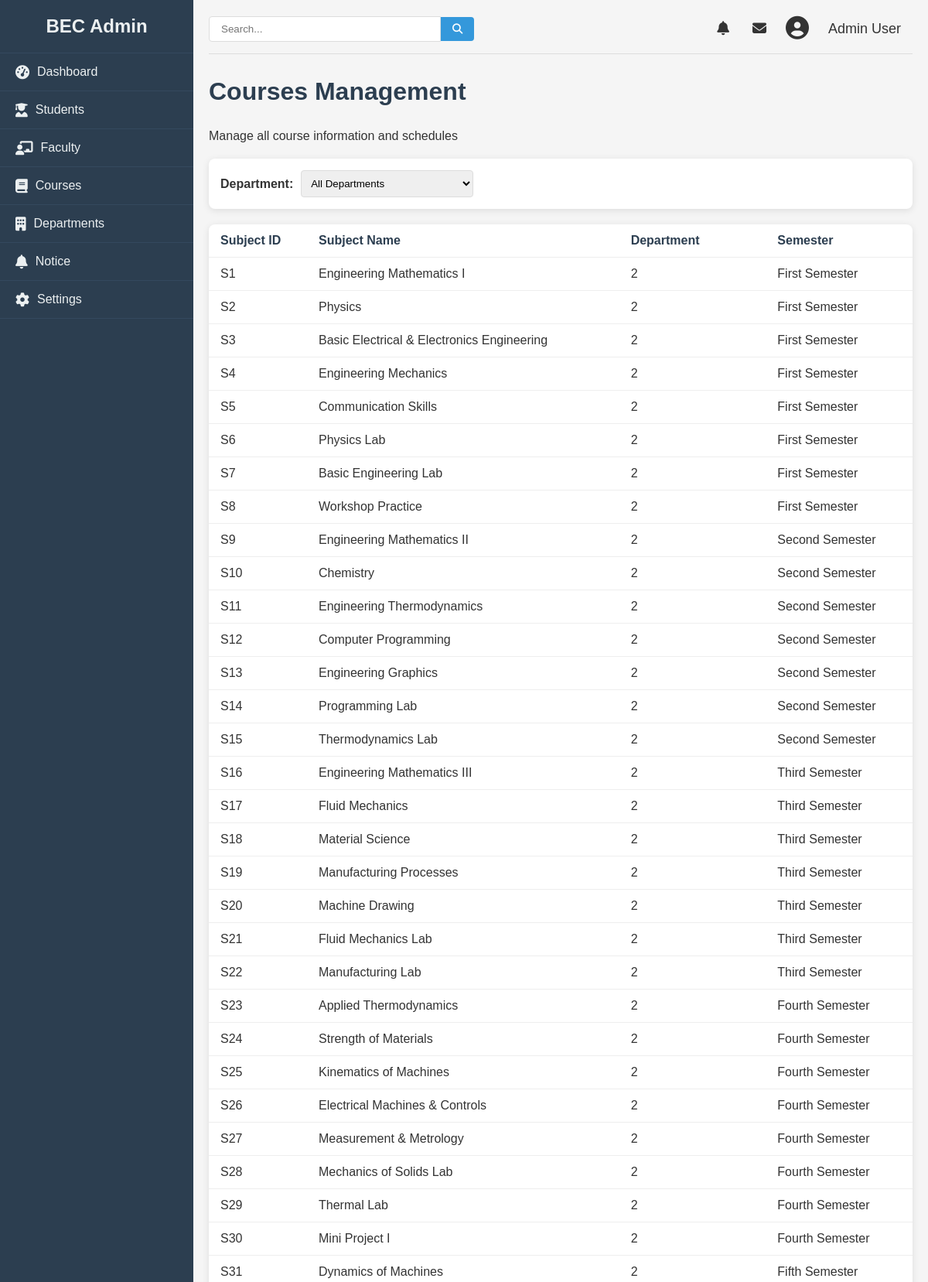
The page /admin/courses (signed in, upper part) on the database its author committed.
### college/model.py (models this page shows, shortened)
class Subject(db.Model):
    id = db.Column(db.Integer, primary_key=True)
    name = db.Column(db.String(100), nullable=False)
    semester = db.Column(db.String(100), nullable=False)
    dep_id = db.Column(db.Integer, db.ForeignKey('department.id'), nullable=False)

### college/admin/adminroute.py (the view)
@app.route("/admin/courses", methods = ["GET", "POST"])
def cours():
    logged = 'user_id' in session
    if logged:
        subjects = Subject.query.all()
        return render_template("courses.html", subjects=subjects, departments= dep)
    else:
        return redirect(url_for("login"))

### college/admin/templates/courses.html (shortened to what this page needs)
{% from "macro/cmsnav.html" import cmsnav%}
{%extends "admbase.html"%}
{%block head%}
    <link rel="stylesheet" href="{{url_for('static', filename='css/styles.css')}}">
    <link rel="stylesheet" href="https://cdnjs.cloudflare.com/ajax/libs/font-awesome/6.4.0/css/all.min.css">
{%endblock%}
{%block content%}
    <div class="container" w-tid="21">
        {{cmsnav()}}
        <main class="main-content" w-tid="111">
            <header class="top-header" w-tid="113">
                <div class="search-box" w-tid="115">
                    <input type="text" placeholder="Search..." w-tid="117"/>
                    <button w-tid="119"><i class="fas fa-search" w-tid="121"></i></button>
                </div>
                <div class="user-profile" w-tid="123">
                    <span class="notification" w-tid="125"><i class="fas fa-bell" w-tid="127"></i></span>
                    <span class="message" w-tid="129"><i class="fas fa-envelope" w-tid="131"></i></span>
                    <div class="profile-img" w-tid="133">
                        <i class="fas fa-user-circle" w-tid="135"></i>
                    </div>
                    <span class="username" w-tid="137">Admin User</span>
                </div>
            </header>
            <div id="dashboard-page" class="content-section" w-tid="139">
                <div class="dashboard" w-tid="141">
                    <h1 w-tid="357">Courses Management</h1>
                    <div class="students-header" w-tid="359">
                        <p w-tid="361">Manage all course information and schedules</p>
                    </div>
                    <div class="student-filters" w-tid="1751">
                        <div class="filter-group" w-tid="1753">
                            <label w-tid="1755">Department:</label>
                            <select w-tid="1757">
                                <option w-tid="375">All Departments</option>
                            </select>
                        </div>
                    </div>
                    <div class="students-table" w-tid="1797">
                        <table w-tid="1799">
                            <thead w-tid="1801">
                                <tr w-tid="1803">
                                    <th w-tid="1805">Subject ID</th>
                                    <th w-tid="1807">Subject Name</th>
                                    <th w-tid="1809">Department</th>
                                    <th w-tid="1809">Semester</th>
                                </tr>
                            </thead>
                            {%for subject in subjects: %}
                            <tbody w-tid="1823">
                                <tr w-tid="1825">
                                    <td w-tid="1827">S{{subject.id}}</td>
                                    <td w-tid="1829">{{subject.name}}</td>
                                    <td w-tid="1831">{{subject.dep_id}}</td>
                                    <td w-tid="1831">{{subject.semester}}</td>
                                    {%endfor%}
                                </tr>
                            </tbody>
                        </table>
                    </div>
                </div>
            </div>
        </main>
    </div>
    {%endblock%}

### college/static/css/styles.css (style rules this page uses)
* { margin: 0; padding: 0; box-sizing: border-box; }
body { font-family: Arial, sans-serif; background-color: #f5f5f5; color: #333; }
.container { display: flex; min-height: 100vh; }
.main-content { flex: 1; padding: 20px; }
.top-header { display: flex; justify-content: space-between; align-items: center; margin-bottom: 30px; padding-bottom: 15px; border-bottom: 1px solid #ddd; }
.search-box { display: flex; align-items: center; }
.search-box input { padding: 8px 15px; border: 1px solid #ddd; border-radius: 4px 0 0 4px; width: 300px; }
.search-box button { background: #3498db; color: white; border: none; padding: 8px 15px; border-radius: 0 4px 4px 0; cursor: pointer; }
.user-profile { display: flex; align-items: center; }
.user-profile span { margin: 0 15px; font-size: 18px; cursor: pointer; }
.profile-img { font-size: 30px; margin: 0 10px; }
.dashboard h1 { margin-bottom: 30px; color: #2c3e50; }
table { width: 100%; border-collapse: collapse; }
th, td { padding: 12px 15px; text-align: left; border-bottom: 1px solid #eee; }
th { font-weight: bold; color: #2c3e50; }
.content-section { display: none; }
#dashboard-page { display: block; }
.students-header { display: flex; justify-content: space-between; align-items: center; margin-bottom: 20px; }
.student-filters { display: flex; justify-content: space-between; margin-bottom: 20px; background: white; padding: 15px; border-radius: 8px; box-shadow: 0 2px 10px rgba(0, 0, 0, 0.1); }
.filter-group { display: flex; align-items: center; }
.filter-group label { margin-right: 10px; font-weight: bold; }
.filter-group select { padding: 8px; border-radius: 4px; border: 1px solid #ddd; }
.students-table { background: white; border-radius: 8px; box-shadow: 0 2px 10px rgba(0, 0, 0, 0.1); overflow: hidden; }

### rows shown on the page
Subject: id "1", name "Engineering Mathematics I", dep_id "2", semester "First Semester"
Subject: id "2", name "Physics", dep_id "2", semester "First Semester"
Subject: id "3", name "Basic Electrical & Electronics Engineering", dep_id "2", semester "First Semester"
Subject: id "4", name "Engineering Mechanics", dep_id "2", semester "First Semester"
Subject: id "5", name "Communication Skills", dep_id "2", semester "First Semester"
Subject: id "6", name "Physics Lab", dep_id "2", semester "First Semester"
Subject: id "7", name "Basic Engineering Lab", dep_id "2", semester "First Semester"
Subject: id "8", name "Workshop Practice", dep_id "2", semester "First Semester"
Subject: id "9", name "Engineering Mathematics II", dep_id "2", semester "Second Semester"
Subject: id "10", name "Chemistry", dep_id "2", semester "Second Semester"
Subject: id "11", name "Engineering Thermodynamics", dep_id "2", semester "Second Semester"
Subject: id "12", name "Computer Programming", dep_id "2", semester "Second Semester"
Subject: id "13", name "Engineering Graphics", dep_id "2", semester "Second Semester"
Subject: id "14", name "Programming Lab", dep_id "2", semester "Second Semester"
Subject: id "15", name "Thermodynamics Lab", dep_id "2", semester "Second Semester"
Subject: id "16", name "Engineering Mathematics III", dep_id "2", semester "Third Semester"
Subject: id "17", name "Fluid Mechanics", dep_id "2", semester "Third Semester"
Subject: id "18", name "Material Science", dep_id "2", semester "Third Semester"
Subject: id "19", name "Manufacturing Processes", dep_id "2", semester "Third Semester"
Subject: id "20", name "Machine Drawing", dep_id "2", semester "Third Semester"
Subject: id "21", name "Fluid Mechanics Lab", dep_id "2", semester "Third Semester"
Subject: id "22", name "Manufacturing Lab", dep_id "2", semester "Third Semester"
Subject: id "23", name "Applied Thermodynamics", dep_id "2", semester "Fourth Semester"
Subject: id "24", name "Strength of Materials", dep_id "2", semester "Fourth Semester"
Subject: id "25", name "Kinematics of Machines", dep_id "2", semester "Fourth Semester"
Subject: id "26", name "Electrical Machines & Controls", dep_id "2", semester "Fourth Semester"
Subject: id "27", name "Measurement & Metrology", dep_id "2", semester "Fourth Semester"
Subject: id "28", name "Mechanics of Solids Lab", dep_id "2", semester "Fourth Semester"
Subject: id "29", name "Thermal Lab", dep_id "2", semester "Fourth Semester"
Subject: id "30", name "Mini Project I", dep_id "2", semester "Fourth Semester"
Subject: id "31", name "Dynamics of Machines", dep_id "2", semester "Fifth Semester"
